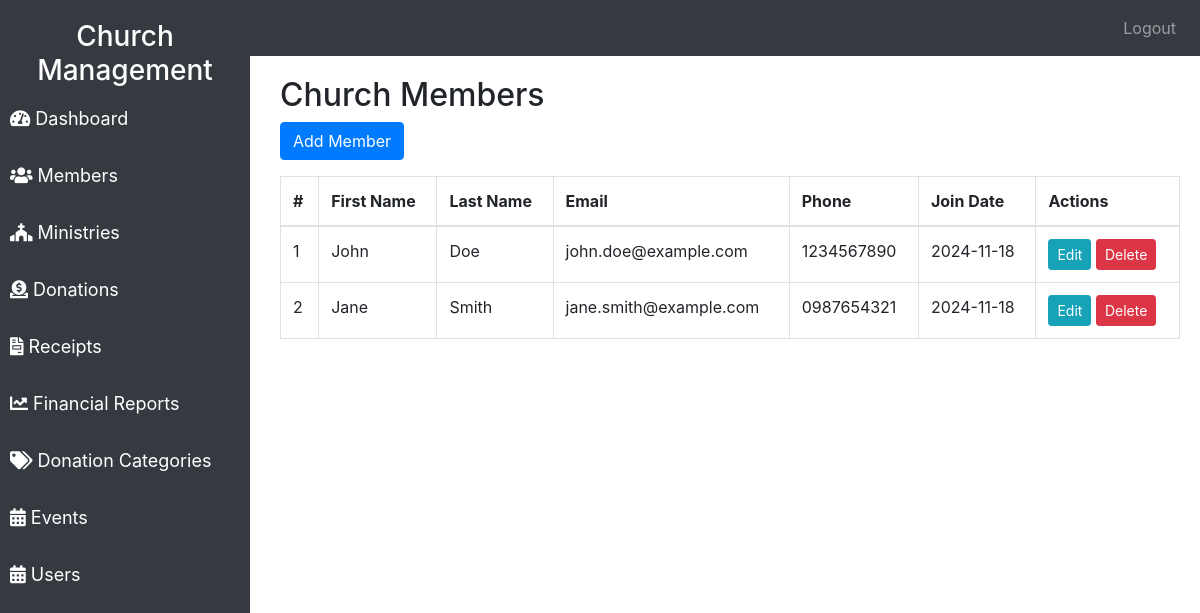
The page /member.php on the database its author committed.
### tables this page shows
CREATE TABLE `Members` (
  `MemberID` int(11) NOT NULL,
  `FirstName` varchar(50) NOT NULL,
  `LastName` varchar(50) NOT NULL,
  `Email` varchar(100) NOT NULL,
  `Phone` varchar(15) DEFAULT NULL,
  `JoinDate` date DEFAULT curdate()
);

### member.php (the view, shortened to what this page needs)
<?php
include('db_connection.php');
$query = "SELECT * FROM Members";
$result = mysqli_query($conn, $query);
?>
<!DOCTYPE html>
<html lang="en">
<head>
    <link href="https://stackpath.bootstrapcdn.com/bootstrap/4.5.0/css/bootstrap.min.css" rel="stylesheet">
    <link href="https://cdnjs.cloudflare.com/ajax/libs/font-awesome/5.15.3/css/all.min.css" rel="stylesheet">
</head>
<body>
<nav class="navbar navbar-expand-lg navbar-dark bg-dark">
        <a class="navbar-brand" href="#">Church Management</a>
        <div class="collapse navbar-collapse" id="navbarNav">
            <ul class="navbar-nav ml-auto">
                <li class="nav-item">
                    <a class="nav-link" href="logout.php">Logout</a>
                </li>
            </ul>
        </div>
    </nav>
    <div class="sidebar">
        <h3 class="text-center text-white">Church Management</h3>
        <a href="dashboard.php"><i class="fas fa-tachometer-alt"></i> Dashboard</a>
        <a href="member.php" class="active"><i class="fas fa-users"></i> Members</a>
        <a href="ministries.php"><i class="fas fa-church"></i> Ministries</a>
        <a href="donations.php"><i class="fas fa-donate"></i> Donations</a>
        <a href="receipts.php"><i class="fas fa-file-invoice"></i> Receipts</a>
        <a href="financial_reports.php"><i class="fas fa-chart-line"></i> Financial Reports</a>
        <a href="donation_categories.php"><i class="fas fa-tags"></i> Donation Categories</a>
        <a href="events.php"><i class="fas fa-calendar-alt"></i> Events</a>
        <a href="users.php"><i class="fas fa-calendar-alt"></i> Users</a>
    </div>
    <div class="content">
        <h2>Church Members</h2>
        <button class="btn btn-primary mb-3" data-toggle="modal" data-target="#addMemberModal">Add Member</button>
        <table class="table table-bordered">
            <thead>
                <tr>
                    <th>#</th>
                    <th>First Name</th>
                    <th>Last Name</th>
                    <th>Email</th>
                    <th>Phone</th>
                    <th>Join Date</th>
                    <th>Actions</th>
                </tr>
            </thead>
            <tbody>
                <?php while ($row = mysqli_fetch_assoc($result)): ?>
                <tr>
                    <td><?php echo $row['MemberID']; ?></td>
                    <td><?php echo $row['FirstName']; ?></td>
                    <td><?php echo $row['LastName']; ?></td>
                    <td><?php echo $row['Email']; ?></td>
                    <td><?php echo $row['Phone']; ?></td>
                    <td><?php echo $row['JoinDate']; ?></td>
                    <td>
                        <button class="btn btn-info btn-sm" data-toggle="modal" data-target="#editMemberModal" data-id="<?php echo $row['MemberID']; ?>" data-firstname="<?php echo $row['FirstName']; ?>" data-lastname="<?php echo $row['LastName']; ?>" data-email="<?php echo $row['Email']; ?>" data-phone="<?php echo $row['Phone']; ?>">Edit</button>
                        <a href="meber/delete_member.php?id=<?php echo $row['MemberID']; ?>" class="btn btn-danger btn-sm">Delete</a>
                    </td>
                </tr>
                <?php endwhile; ?>
            </tbody>
        </table>
    </div>
</body>
</html>

### member.php (style rules this page uses)
.sidebar { height: 100vh; position: fixed; top: 0; left: 0; width: 250px; background-color: #343a40; color: white; padding-top: 20px; }
.sidebar a { color: white; text-decoration: none; padding: 10px; display: block; margin-bottom: 10px; font-size: 18px; }
.content { margin-left: 260px; padding: 20px; }

### rows shown on the page
members: MemberID "1", FirstName "John", LastName "Doe", Email "john.doe@example.com", Phone "1234567890", JoinDate "2024-11-18"
members: MemberID "2", FirstName "Jane", LastName "Smith", Email "jane.smith@example.com", Phone "0987654321", JoinDate "2024-11-18"
